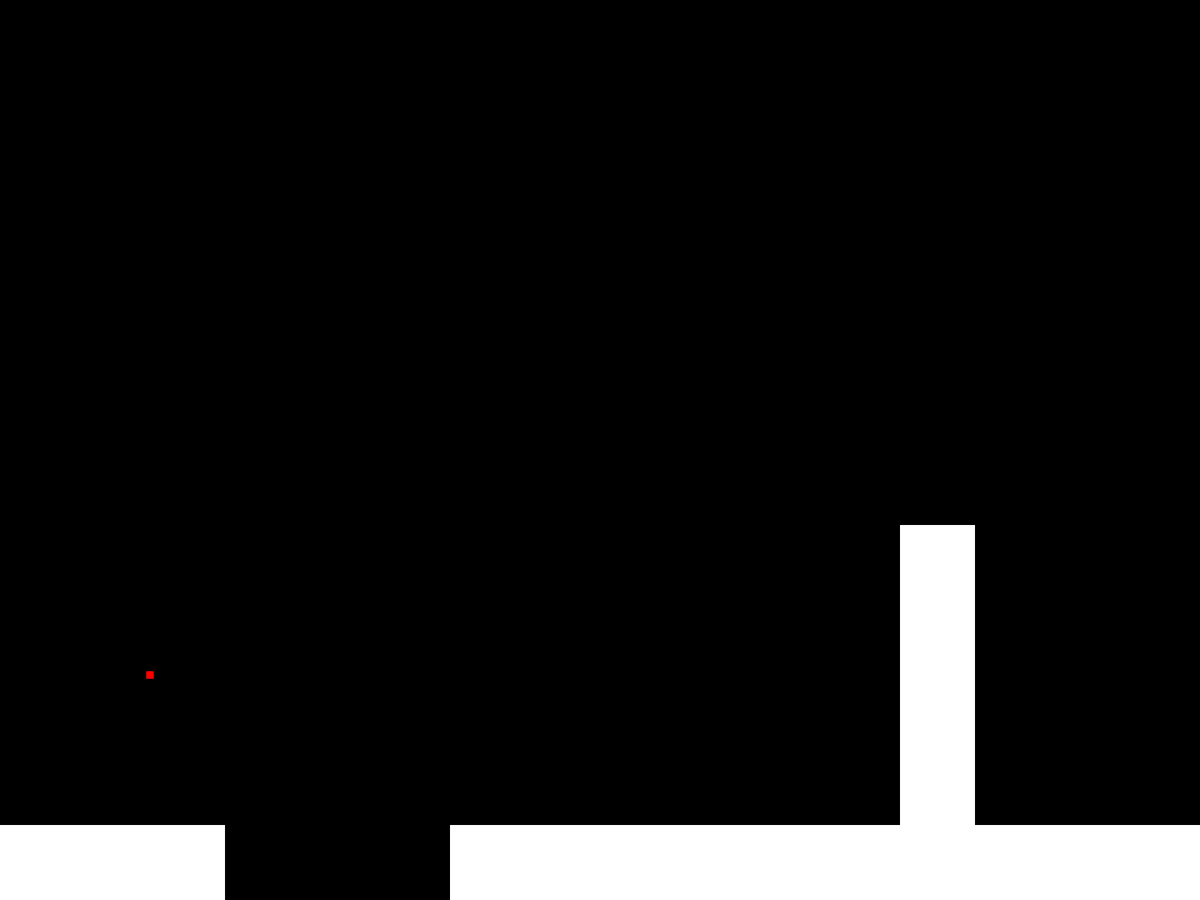
Frame 1 (no input)
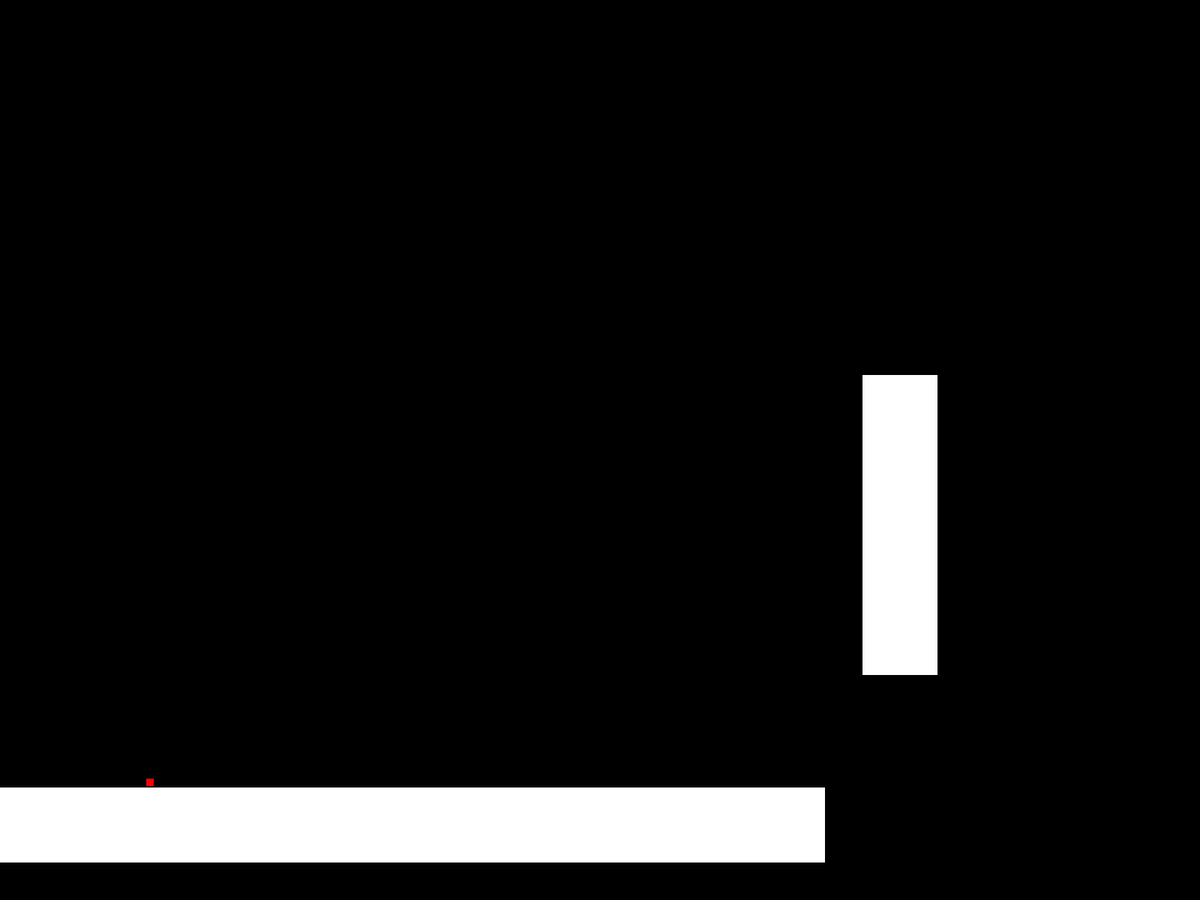
Frame 60 (the mouse pressed at the canvas centre just before this capture)
Frame 120 (the mouse held since frame 60 and released just before this capture): identical to frame 60, image omitted

The Processing sketch that drew these frames (run headless with seeded random() and noise(); from frame 60 on, the mouse is pressed at the canvas centre):

// Processing sketch: quackathon_game
// ── quackathon_game.pde

Scene stage;
Player player;

void setup() {
  fullScreen();
  noStroke();
  stage = new Scene(1);
  player = new Player();
}

void draw() {
  background(0);
  stage.drawScene();
  player.movePlayer();
  player.collisionCheck();
  player.drawPlayer();
}

void keyPressed() {
  switch(key) {
  case 'w':
  case 'W':
    player.vel.y -= 1;
    break;
  case 's':
  case 'S':
    player.vel.y += 1;
    break;
  case 'a':
  case 'A':
    player.vel.x -= 1;
    break;
  case 'd':
  case 'D':
    player.vel.x += 1;
    break;
  }
}

// ── Player.pde

class Player {

  PVector pos;
  PVector vel;
  String[] playerTypes;
  int playerTypeIndex;

  public Player() {
    playerTypes = new String[]{ "small", "wheels", "normal", "jetpack" };
    playerTypeIndex = 0;
    pos = new PVector(200, height-300);
    vel = new PVector(0, 0);
  }

  void drawPlayer() {
    rectMode(CENTER);
    fill(255, 0, 0);
    switch(playerTypes[playerTypeIndex]) {
    case "small":
      rect(pos.x, pos.y, 10, 10);
      break;
    }
  }

  void movePlayer() {
    pos.add(vel);
    vel.y += 0.1;
    vel.x *= 0.999;
  }

  void collisionCheck() {
    int tempSize;
    if (playerTypes[playerTypeIndex] == "small") {
      tempSize = 10;
    } else {
      tempSize = 25;
    }

    println(get(int(pos.x+tempSize), int(pos.y)));

    if (get(int(pos.x+tempSize), int(pos.y)) == color(255)) { // right check
      vel.x = 0;
    }
    if (get(int(pos.x-tempSize), int(pos.y)) == color(255)) { // left check
      vel.x = 0;
    }
    if (get(int(pos.x), int(pos.y+tempSize)) == color(255)) { // bottom check
      vel.y = 0;
    }
    if (get(int(pos.x), int(pos.y-tempSize)) == color(255)) { // top check
      vel.y = 0;
    }
  }
}

// ── Scene.pde

class Scene {

    int sceneNum;  
  
    public Scene(int num) {
      sceneNum = num;
    }
    
    void drawScene() {
      switch(sceneNum) {
       case 1:
         drawScene1();
         break;
      }
    }
    
    void drawScene1() {
      fill(255);
      // the floor
      rect(0,height-100,width/2-500,100);
      rect(width/2-200,height-100,width/2+200,100);
      
      rect(width/2+400,height-500,100,400);
    }
  
}
